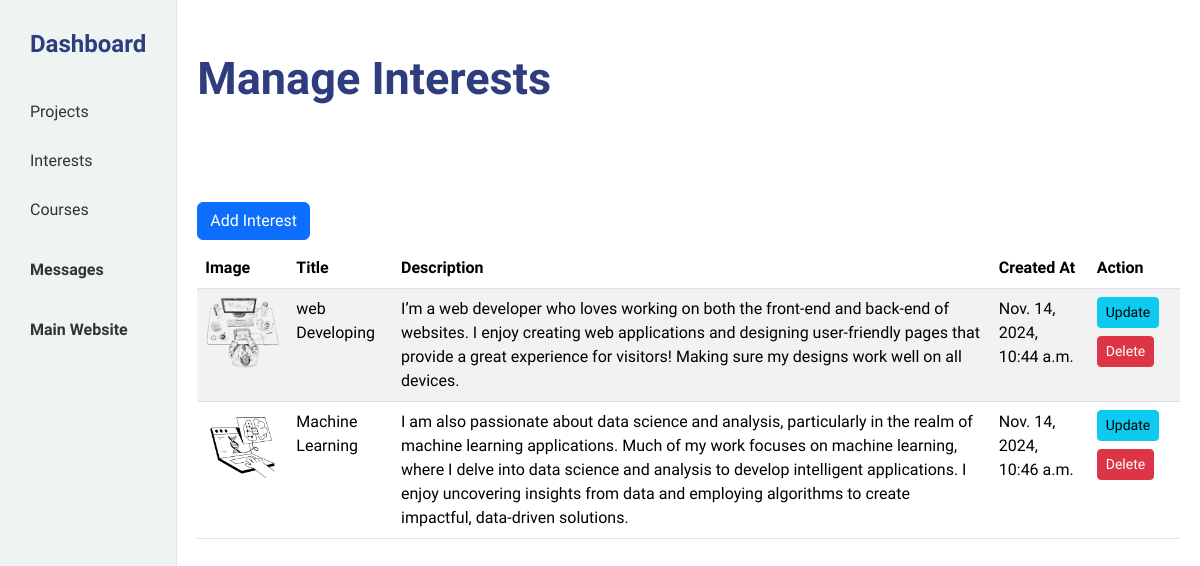
/dashboard/interest/, run on the app's committed database.
### dashboard/models.py (models this page shows, shortened)
class Interest(models.Model):
    title = models.CharField(max_length=1024)
    description = models.TextField()
    image = models.ImageField(upload_to="images/")
    created_at = models.DateTimeField(auto_now=True)

### dashboard/views.py (the view)
# urls.py: path("interest/", views.interest_view , name="interest_view"),
def interest_view(request: HttpRequest):
    interests = Interest.objects.all()
    return render(request, "dashboard/interest.html", {"interests": interests})

### dashboard/templates/dashboard/interest.html (shortened to what this page needs)
{% extends 'dashboard/base.html' %}
{% block content %}
{% load static %}
<div class="mb-5 header">
    <h2 class="faculty_glyphic_bold">Manage Interests</h2>
</div>
<a href="{% url 'dashboard:add_interest_view' %}">
    <button class="mt-5 btn btn-primary">Add Interest</button>
</a>
<div class="mt-2 table-container">
    <table class="table table-striped">
        <thead>
            <tr>
                <th>Image</th>
                <th>Title</th>
                <th>Description</th>
                <th>Created At</th>
                <th>Action</th>
            </tr>
        </thead>
        <tbody>
            {% for interest in interests %}
                <tr>
                    <td>
                        <img src="{{ interest.image.url }}" class="img"/>
                    </td>
                    <td>{{interest.title}} </td>
                    <td>{{interest.description}} </td>
                    <td>{{interest.created_at}} </td>
                    <td>
                        <a href="{% url 'dashboard:update_interest_view' interest.id %}">
                            <button class="mb-2 btn btn-info btn-sm">Update</button>
                        </a>
                        <a href="{% url 'dashboard:delete_interest_view' interest.id %}" class="btn btn-danger btn-sm"
                        onclick="return confirm('Are you sure you want to delete interest {{ interest.title }}?');">
                            Delete
                        </a>
                    </td>
                </tr>
            {% endfor %}
        </tbody>
    </table>
</div>
{% endblock %}

### dashboard/static/css/dashboard_style.css (style rules this page uses)
body { padding: 0; margin: 0; display: flex; font-family: "Faculty Glyphic", serif; font-weight: 500; font-style: normal; color: #2F3C7E; }
.faculty_glyphic_bold { font-weight: 1000; font-size: 45px; }
.img { width: 75px; height: auto; object-fit: cover; }

### data on the page
Interest: image (picture), title "web Developing", description "I’m a web developer who loves working on both the front-end and back-end of websites. I enjoy creating web applications and designing user-friendly pages that provide a great experience for visitors! Making sure my designs work well on all devices.", created_at "Nov. 14, 2024, 10:44 a.m."
Interest: image (picture), title "Machine Learning", description "I am also passionate about data science and analysis, particularly in the realm of machine learning applications. Much of my work focuses on machine learning, where I delve into data science and analysis to develop intelligent applications. I enjoy uncovering insights from data and employing algorithms to create impactful, data-driven solutions.", created_at "Nov. 14, 2024, 10:46 a.m."
